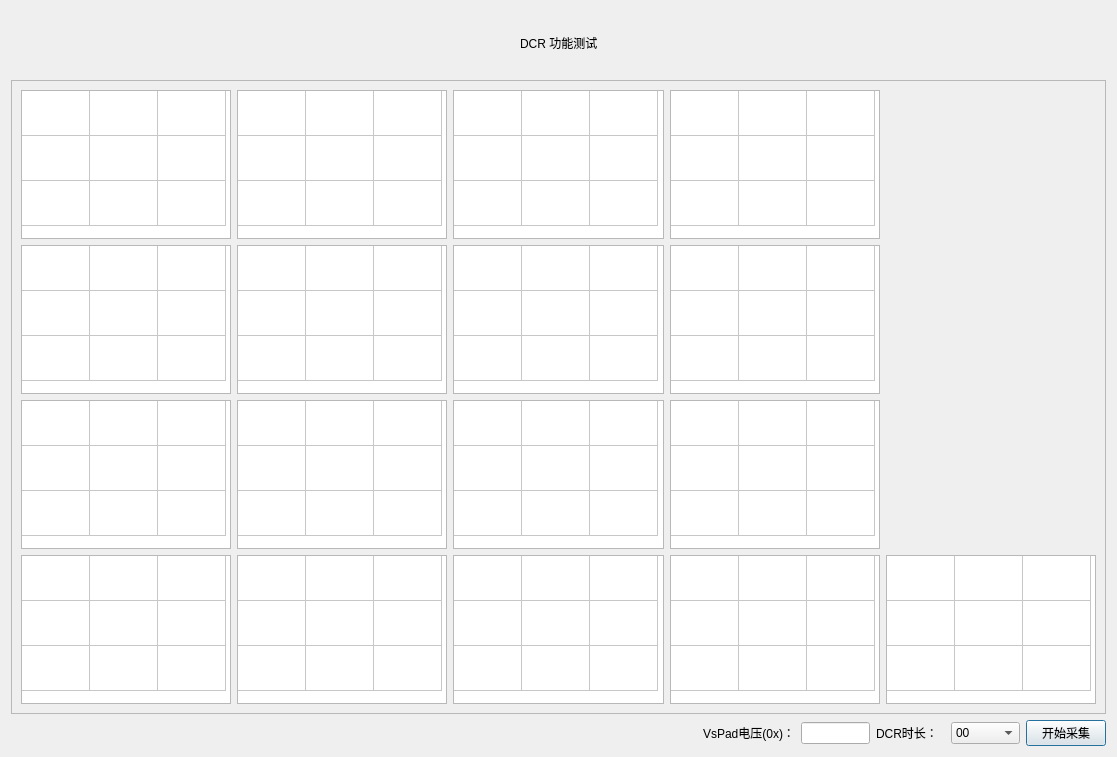
<?xml version="1.0" encoding="UTF-8"?>
<ui version="4.0">
 <class>DCR_test_Dialog</class>
 <widget class="QDialog" name="DCR_test_Dialog">
  <property name="geometry">
   <rect>
    <x>0</x>
    <y>0</y>
    <width>1117</width>
    <height>757</height>
   </rect>
  </property>
  <property name="windowTitle">
   <string>DCR测试界面</string>
  </property>
  <property name="windowIcon">
   <iconset resource="images/img.qrc">
    <normaloff>:/new/prefix1/myappico.ico</normaloff>:/new/prefix1/myappico.ico</iconset>
  </property>
  <layout class="QGridLayout" name="gridLayout" rowstretch="1,10,1">
   <item row="0" column="0">
    <layout class="QHBoxLayout" name="horizontalLayout">
     <item>
      <spacer name="horizontalSpacer">
       <property name="orientation">
        <enum>Qt::Horizontal</enum>
       </property>
       <property name="sizeHint" stdset="0">
        <size>
         <width>298</width>
         <height>20</height>
        </size>
       </property>
      </spacer>
     </item>
     <item>
      <widget class="QLabel" name="label">
       <property name="styleSheet">
        <string notr="true">font: 14pt &quot;黑体&quot;;</string>
       </property>
       <property name="text">
        <string>DCR 功能测试</string>
       </property>
      </widget>
     </item>
     <item>
      <spacer name="horizontalSpacer_2">
       <property name="orientation">
        <enum>Qt::Horizontal</enum>
       </property>
       <property name="sizeHint" stdset="0">
        <size>
         <width>298</width>
         <height>20</height>
        </size>
       </property>
      </spacer>
     </item>
    </layout>
   </item>
   <item row="1" column="0">
    <widget class="QFrame" name="frame">
     <property name="frameShape">
      <enum>QFrame::StyledPanel</enum>
     </property>
     <property name="frameShadow">
      <enum>QFrame::Raised</enum>
     </property>
     <layout class="QGridLayout" name="gridLayout_2">
      <item row="0" column="0">
       <widget class="QTableWidget" name="tableWidget">
        <property name="tabKeyNavigation">
         <bool>true</bool>
        </property>
        <attribute name="horizontalHeaderVisible">
         <bool>false</bool>
        </attribute>
        <attribute name="horizontalHeaderDefaultSectionSize">
         <number>68</number>
        </attribute>
        <attribute name="horizontalHeaderMinimumSectionSize">
         <number>65</number>
        </attribute>
        <attribute name="verticalHeaderVisible">
         <bool>false</bool>
        </attribute>
        <attribute name="verticalHeaderDefaultSectionSize">
         <number>45</number>
        </attribute>
        <row>
         <property name="text">
          <string>新建行</string>
         </property>
        </row>
        <row>
         <property name="text">
          <string>新建行</string>
         </property>
        </row>
        <row>
         <property name="text">
          <string>新建行</string>
         </property>
        </row>
        <column>
         <property name="text">
          <string>新建列</string>
         </property>
        </column>
        <column>
         <property name="text">
          <string>新建列</string>
         </property>
        </column>
        <column>
         <property name="text">
          <string>新建列</string>
         </property>
        </column>
       </widget>
      </item>
      <item row="0" column="1">
       <widget class="QTableWidget" name="tableWidget_2">
        <property name="rowCount">
         <number>3</number>
        </property>
        <property name="columnCount">
         <number>3</number>
        </property>
        <attribute name="horizontalHeaderVisible">
         <bool>false</bool>
        </attribute>
        <attribute name="horizontalHeaderDefaultSectionSize">
         <number>68</number>
        </attribute>
        <attribute name="horizontalHeaderMinimumSectionSize">
         <number>65</number>
        </attribute>
        <attribute name="verticalHeaderVisible">
         <bool>false</bool>
        </attribute>
        <attribute name="verticalHeaderDefaultSectionSize">
         <number>45</number>
        </attribute>
        <row/>
        <row/>
        <row/>
        <column/>
        <column/>
        <column/>
       </widget>
      </item>
      <item row="0" column="2">
       <widget class="QTableWidget" name="tableWidget_3">
        <property name="rowCount">
         <number>3</number>
        </property>
        <property name="columnCount">
         <number>3</number>
        </property>
        <attribute name="horizontalHeaderVisible">
         <bool>false</bool>
        </attribute>
        <attribute name="horizontalHeaderDefaultSectionSize">
         <number>68</number>
        </attribute>
        <attribute name="horizontalHeaderMinimumSectionSize">
         <number>65</number>
        </attribute>
        <attribute name="verticalHeaderVisible">
         <bool>false</bool>
        </attribute>
        <attribute name="verticalHeaderDefaultSectionSize">
         <number>45</number>
        </attribute>
        <row/>
        <row/>
        <row/>
        <column/>
        <column/>
        <column/>
       </widget>
      </item>
      <item row="0" column="3">
       <widget class="QTableWidget" name="tableWidget_4">
        <property name="rowCount">
         <number>3</number>
        </property>
        <property name="columnCount">
         <number>3</number>
        </property>
        <attribute name="horizontalHeaderVisible">
         <bool>false</bool>
        </attribute>
        <attribute name="horizontalHeaderDefaultSectionSize">
         <number>68</number>
        </attribute>
        <attribute name="horizontalHeaderMinimumSectionSize">
         <number>65</number>
        </attribute>
        <attribute name="verticalHeaderVisible">
         <bool>false</bool>
        </attribute>
        <attribute name="verticalHeaderDefaultSectionSize">
         <number>45</number>
        </attribute>
        <row/>
        <row/>
        <row/>
        <column/>
        <column/>
        <column/>
       </widget>
      </item>
      <item row="0" column="4">
       <spacer name="horizontalSpacer_4">
        <property name="orientation">
         <enum>Qt::Horizontal</enum>
        </property>
        <property name="sizeHint" stdset="0">
         <size>
          <width>166</width>
          <height>20</height>
         </size>
        </property>
       </spacer>
      </item>
      <item row="1" column="0">
       <widget class="QTableWidget" name="tableWidget_5">
        <property name="rowCount">
         <number>3</number>
        </property>
        <property name="columnCount">
         <number>3</number>
        </property>
        <attribute name="horizontalHeaderVisible">
         <bool>false</bool>
        </attribute>
        <attribute name="horizontalHeaderDefaultSectionSize">
         <number>68</number>
        </attribute>
        <attribute name="horizontalHeaderMinimumSectionSize">
         <number>65</number>
        </attribute>
        <attribute name="verticalHeaderVisible">
         <bool>false</bool>
        </attribute>
        <attribute name="verticalHeaderDefaultSectionSize">
         <number>45</number>
        </attribute>
        <row/>
        <row/>
        <row/>
        <column/>
        <column/>
        <column/>
       </widget>
      </item>
      <item row="1" column="1">
       <widget class="QTableWidget" name="tableWidget_6">
        <property name="rowCount">
         <number>3</number>
        </property>
        <property name="columnCount">
         <number>3</number>
        </property>
        <attribute name="horizontalHeaderVisible">
         <bool>false</bool>
        </attribute>
        <attribute name="horizontalHeaderDefaultSectionSize">
         <number>68</number>
        </attribute>
        <attribute name="horizontalHeaderMinimumSectionSize">
         <number>65</number>
        </attribute>
        <attribute name="verticalHeaderVisible">
         <bool>false</bool>
        </attribute>
        <attribute name="verticalHeaderDefaultSectionSize">
         <number>45</number>
        </attribute>
        <row/>
        <row/>
        <row/>
        <column/>
        <column/>
        <column/>
       </widget>
      </item>
      <item row="1" column="2">
       <widget class="QTableWidget" name="tableWidget_7">
        <property name="rowCount">
         <number>3</number>
        </property>
        <property name="columnCount">
         <number>3</number>
        </property>
        <attribute name="horizontalHeaderVisible">
         <bool>false</bool>
        </attribute>
        <attribute name="horizontalHeaderDefaultSectionSize">
         <number>68</number>
        </attribute>
        <attribute name="horizontalHeaderMinimumSectionSize">
         <number>65</number>
        </attribute>
        <attribute name="verticalHeaderVisible">
         <bool>false</bool>
        </attribute>
        <attribute name="verticalHeaderDefaultSectionSize">
         <number>45</number>
        </attribute>
        <row/>
        <row/>
        <row/>
        <column/>
        <column/>
        <column/>
       </widget>
      </item>
      <item row="1" column="3">
       <widget class="QTableWidget" name="tableWidget_8">
        <property name="rowCount">
         <number>3</number>
        </property>
        <property name="columnCount">
         <number>3</number>
        </property>
        <attribute name="horizontalHeaderVisible">
         <bool>false</bool>
        </attribute>
        <attribute name="horizontalHeaderDefaultSectionSize">
         <number>68</number>
        </attribute>
        <attribute name="horizontalHeaderMinimumSectionSize">
         <number>65</number>
        </attribute>
        <attribute name="verticalHeaderVisible">
         <bool>false</bool>
        </attribute>
        <attribute name="verticalHeaderDefaultSectionSize">
         <number>45</number>
        </attribute>
        <row/>
        <row/>
        <row/>
        <column/>
        <column/>
        <column/>
       </widget>
      </item>
      <item row="1" column="4">
       <spacer name="horizontalSpacer_5">
        <property name="orientation">
         <enum>Qt::Horizontal</enum>
        </property>
        <property name="sizeHint" stdset="0">
         <size>
          <width>166</width>
          <height>20</height>
         </size>
        </property>
       </spacer>
      </item>
      <item row="2" column="0">
       <widget class="QTableWidget" name="tableWidget_9">
        <property name="rowCount">
         <number>3</number>
        </property>
        <property name="columnCount">
         <number>3</number>
        </property>
        <attribute name="horizontalHeaderVisible">
         <bool>false</bool>
        </attribute>
        <attribute name="horizontalHeaderDefaultSectionSize">
         <number>68</number>
        </attribute>
        <attribute name="horizontalHeaderMinimumSectionSize">
         <number>65</number>
        </attribute>
        <attribute name="verticalHeaderVisible">
         <bool>false</bool>
        </attribute>
        <attribute name="verticalHeaderDefaultSectionSize">
         <number>45</number>
        </attribute>
        <row/>
        <row/>
        <row/>
        <column/>
        <column/>
        <column/>
       </widget>
      </item>
      <item row="2" column="1">
       <widget class="QTableWidget" name="tableWidget_10">
        <property name="rowCount">
         <number>3</number>
        </property>
        <property name="columnCount">
         <number>3</number>
        </property>
        <attribute name="horizontalHeaderVisible">
         <bool>false</bool>
        </attribute>
        <attribute name="horizontalHeaderDefaultSectionSize">
         <number>68</number>
        </attribute>
        <attribute name="horizontalHeaderMinimumSectionSize">
         <number>65</number>
        </attribute>
        <attribute name="verticalHeaderVisible">
         <bool>false</bool>
        </attribute>
        <attribute name="verticalHeaderDefaultSectionSize">
         <number>45</number>
        </attribute>
        <row/>
        <row/>
        <row/>
        <column/>
        <column/>
        <column/>
       </widget>
      </item>
      <item row="2" column="2">
       <widget class="QTableWidget" name="tableWidget_11">
        <property name="rowCount">
         <number>3</number>
        </property>
        <property name="columnCount">
         <number>3</number>
        </property>
        <attribute name="horizontalHeaderVisible">
         <bool>false</bool>
        </attribute>
        <attribute name="horizontalHeaderDefaultSectionSize">
         <number>68</number>
        </attribute>
        <attribute name="horizontalHeaderMinimumSectionSize">
         <number>65</number>
        </attribute>
        <attribute name="verticalHeaderVisible">
         <bool>false</bool>
        </attribute>
        <attribute name="verticalHeaderDefaultSectionSize">
         <number>45</number>
        </attribute>
        <row/>
        <row/>
        <row/>
        <column/>
        <column/>
        <column/>
       </widget>
      </item>
      <item row="2" column="3">
       <widget class="QTableWidget" name="tableWidget_12">
        <property name="rowCount">
         <number>3</number>
        </property>
        <property name="columnCount">
         <number>3</number>
        </property>
        <attribute name="horizontalHeaderVisible">
         <bool>false</bool>
        </attribute>
        <attribute name="horizontalHeaderDefaultSectionSize">
         <number>68</number>
        </attribute>
        <attribute name="horizontalHeaderMinimumSectionSize">
         <number>65</number>
        </attribute>
        <attribute name="verticalHeaderVisible">
         <bool>false</bool>
        </attribute>
        <attribute name="verticalHeaderDefaultSectionSize">
         <number>45</number>
        </attribute>
        <row/>
        <row/>
        <row/>
        <column/>
        <column/>
        <column/>
       </widget>
      </item>
      <item row="2" column="4">
       <spacer name="horizontalSpacer_6">
        <property name="orientation">
         <enum>Qt::Horizontal</enum>
        </property>
        <property name="sizeHint" stdset="0">
         <size>
          <width>166</width>
          <height>20</height>
         </size>
        </property>
       </spacer>
      </item>
      <item row="3" column="0">
       <widget class="QTableWidget" name="tableWidget_13">
        <property name="rowCount">
         <number>3</number>
        </property>
        <property name="columnCount">
         <number>3</number>
        </property>
        <attribute name="horizontalHeaderVisible">
         <bool>false</bool>
        </attribute>
        <attribute name="horizontalHeaderDefaultSectionSize">
         <number>68</number>
        </attribute>
        <attribute name="horizontalHeaderMinimumSectionSize">
         <number>65</number>
        </attribute>
        <attribute name="verticalHeaderVisible">
         <bool>false</bool>
        </attribute>
        <attribute name="verticalHeaderDefaultSectionSize">
         <number>45</number>
        </attribute>
        <row/>
        <row/>
        <row/>
        <column/>
        <column/>
        <column/>
       </widget>
      </item>
      <item row="3" column="1">
       <widget class="QTableWidget" name="tableWidget_14">
        <property name="rowCount">
         <number>3</number>
        </property>
        <property name="columnCount">
         <number>3</number>
        </property>
        <attribute name="horizontalHeaderVisible">
         <bool>false</bool>
        </attribute>
        <attribute name="horizontalHeaderDefaultSectionSize">
         <number>68</number>
        </attribute>
        <attribute name="horizontalHeaderMinimumSectionSize">
         <number>65</number>
        </attribute>
        <attribute name="verticalHeaderVisible">
         <bool>false</bool>
        </attribute>
        <attribute name="verticalHeaderDefaultSectionSize">
         <number>45</number>
        </attribute>
        <row/>
        <row/>
        <row/>
        <column/>
        <column/>
        <column/>
       </widget>
      </item>
      <item row="3" column="2">
       <widget class="QTableWidget" name="tableWidget_15">
        <property name="rowCount">
         <number>3</number>
        </property>
        <property name="columnCount">
         <number>3</number>
        </property>
        <attribute name="horizontalHeaderVisible">
         <bool>false</bool>
        </attribute>
        <attribute name="horizontalHeaderDefaultSectionSize">
         <number>68</number>
        </attribute>
        <attribute name="horizontalHeaderMinimumSectionSize">
         <number>65</number>
        </attribute>
        <attribute name="verticalHeaderVisible">
         <bool>false</bool>
        </attribute>
        <attribute name="verticalHeaderDefaultSectionSize">
         <number>45</number>
        </attribute>
        <row/>
        <row/>
        <row/>
        <column/>
        <column/>
        <column/>
       </widget>
      </item>
      <item row="3" column="3">
       <widget class="QTableWidget" name="tableWidget_16">
        <property name="rowCount">
         <number>3</number>
        </property>
        <property name="columnCount">
         <number>3</number>
        </property>
        <attribute name="horizontalHeaderVisible">
         <bool>false</bool>
        </attribute>
        <attribute name="horizontalHeaderDefaultSectionSize">
         <number>68</number>
        </attribute>
        <attribute name="horizontalHeaderMinimumSectionSize">
         <number>65</number>
        </attribute>
        <attribute name="verticalHeaderVisible">
         <bool>false</bool>
        </attribute>
        <attribute name="verticalHeaderDefaultSectionSize">
         <number>45</number>
        </attribute>
        <row/>
        <row/>
        <row/>
        <column/>
        <column/>
        <column/>
       </widget>
      </item>
      <item row="3" column="4">
       <widget class="QTableWidget" name="tableWidget_17">
        <property name="rowCount">
         <number>3</number>
        </property>
        <property name="columnCount">
         <number>3</number>
        </property>
        <attribute name="horizontalHeaderVisible">
         <bool>false</bool>
        </attribute>
        <attribute name="horizontalHeaderDefaultSectionSize">
         <number>68</number>
        </attribute>
        <attribute name="verticalHeaderVisible">
         <bool>false</bool>
        </attribute>
        <attribute name="verticalHeaderDefaultSectionSize">
         <number>45</number>
        </attribute>
        <row/>
        <row/>
        <row/>
        <column/>
        <column/>
        <column/>
       </widget>
      </item>
     </layout>
    </widget>
   </item>
   <item row="2" column="0">
    <layout class="QHBoxLayout" name="horizontalLayout_2" stretch="10,1,1,1,1,1">
     <item>
      <spacer name="horizontalSpacer_3">
       <property name="orientation">
        <enum>Qt::Horizontal</enum>
       </property>
       <property name="sizeHint" stdset="0">
        <size>
         <width>558</width>
         <height>20</height>
        </size>
       </property>
      </spacer>
     </item>
     <item>
      <widget class="QLabel" name="label_2">
       <property name="text">
        <string>VsPad电压(0x)：</string>
       </property>
      </widget>
     </item>
     <item>
      <widget class="QLineEdit" name="votage_lineEdit"/>
     </item>
     <item>
      <widget class="QLabel" name="label_3">
       <property name="text">
        <string>DCR时长：</string>
       </property>
      </widget>
     </item>
     <item>
      <widget class="QComboBox" name="timeOffset_comboBox">
       <item>
        <property name="text">
         <string>00</string>
        </property>
       </item>
       <item>
        <property name="text">
         <string>01</string>
        </property>
       </item>
       <item>
        <property name="text">
         <string>02</string>
        </property>
       </item>
       <item>
        <property name="text">
         <string>03</string>
        </property>
       </item>
       <item>
        <property name="text">
         <string>04</string>
        </property>
       </item>
       <item>
        <property name="text">
         <string>05</string>
        </property>
       </item>
       <item>
        <property name="text">
         <string>06</string>
        </property>
       </item>
       <item>
        <property name="text">
         <string>07</string>
        </property>
       </item>
       <item>
        <property name="text">
         <string>08</string>
        </property>
       </item>
       <item>
        <property name="text">
         <string>09</string>
        </property>
       </item>
       <item>
        <property name="text">
         <string>0A</string>
        </property>
       </item>
       <item>
        <property name="text">
         <string>0B</string>
        </property>
       </item>
       <item>
        <property name="text">
         <string>0C</string>
        </property>
       </item>
       <item>
        <property name="text">
         <string>0D</string>
        </property>
       </item>
       <item>
        <property name="text">
         <string>0E</string>
        </property>
       </item>
      </widget>
     </item>
     <item>
      <widget class="QPushButton" name="start_pushButton">
       <property name="text">
        <string>开始采集</string>
       </property>
      </widget>
     </item>
    </layout>
   </item>
  </layout>
 </widget>
 <resources>
  <include location="images/img.qrc"/>
 </resources>
 <connections/>
</ui>
